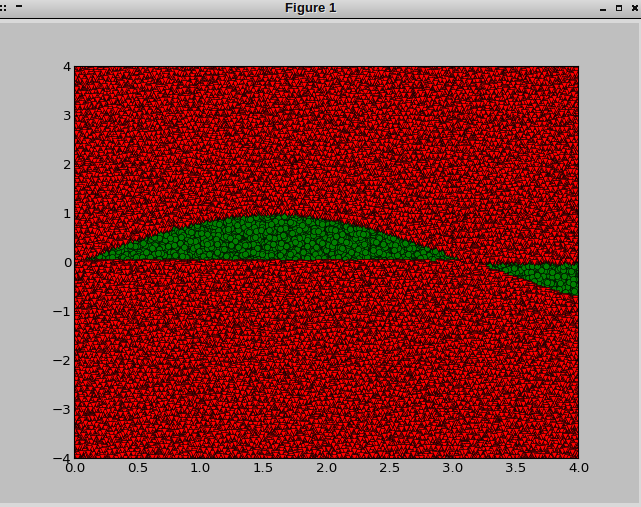

Reproduce this figure in Python.
# -*- coding: utf-8 -*-
import random
import numpy as np
import matplotlib.pyplot as plt

def mans_sinuss(x):
    y = np.sin(x)
    return y

N = 100000
x = []
y = []
a = 0.
b = 4#np.pi
c = -4.
d = 4.

for i in range(N):
    x.append(random.uniform(a,b))
    #print "Kā veidojās x masīvs: ",x
for i in range(N):
    y.append(random.uniform(c,d))
    #print "Kā veidojās y masīvs: ",y

red_x = []
red_y = []
green_x = []
green_y = []

for i in range(N):
    if (y[i] < mans_sinuss(x[i]) and y[i] > 0) \
    or (y[i] > mans_sinuss(x[i]) and y[i] < 0):
        green_x.append(x[i])
        green_y.append(y[i])
    else:
            red_x.append(x[i])
            red_y.append(y[i])

plt.plot(green_x,green_y,'go')
plt.plot(red_x,red_y,'rv')
plt.grid()
plt.show()

areaRect = (b-a)*(d-c)
areaFunc = areaRect * len(green_x) / N
print areaFunc
